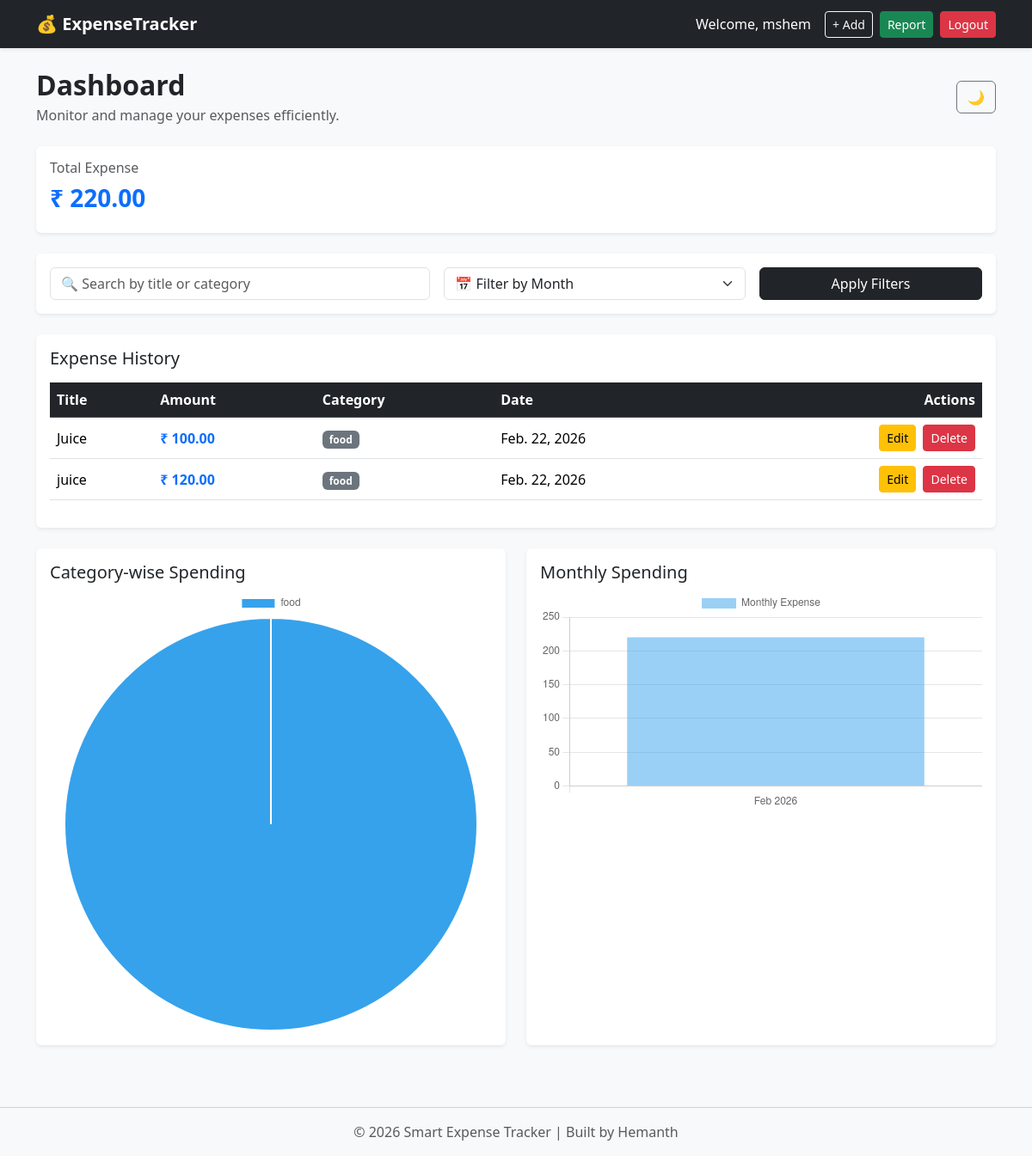
The app's page / (signed in) with its own data.
### tracker/models.py (models this page shows, shortened)
class Expense(models.Model):
    CATEGORY_CHOICES = [
        ('Food', 'Food'),
        ('Travel', 'Travel'),
        ('Shopping', 'Shopping'),
        ('Bills', 'Bills'),
        ('Entertainment', 'Entertainment'),
        ('Other', 'Other'),
    ]
    user = models.ForeignKey(User, on_delete=models.CASCADE)
    title = models.CharField(max_length=200)
    amount = models.DecimalField(max_digits=10, decimal_places=2)
    category = models.CharField(max_length=100, choices=CATEGORY_CHOICES)
    date = models.DateField()
    created_at = models.DateTimeField(auto_now_add=True)

### tracker/views.py (the view)
# urls.py: path('', home, name='home'),
@login_required
def home(request):
    expenses = Expense.objects.filter(user=request.user).order_by('-date')
    query = request.GET.get('q')
    if query:
        expenses = expenses.filter(
            Q(title__icontains=query) | Q(category__icontains=query)
        )
    month = request.GET.get('month')
    if month:
        expenses = expenses.filter(date__month=month)
    total = sum(exp.amount for exp in expenses)
    categories = {}
    for expense in expenses:
        categories[expense.category] = categories.get(
            expense.category, 0
        ) + float(expense.amount)
    monthly_data = defaultdict(float)
    for expense in expenses:
        month_label = expense.date.strftime('%b %Y')
        monthly_data[month_label] += float(expense.amount)
    return render(request, 'home.html', {
        'expenses': expenses,
        'total': total,
        'categories': categories,
        'monthly_labels': list(monthly_data.keys()),
        'monthly_values': list(monthly_data.values())
    })

### tracker/templates/home.html (shortened to what this page needs)
{% extends 'base.html' %}
{% block content %}
<div class="row align-items-center mb-4">
    <div class="col-md-6">
        <h2 class="fw-bold mb-1">Dashboard</h2>
        <p class="text-muted mb-0">
            Monitor and manage your expenses efficiently.
        </p>
    </div>
    <div class="col-md-6 text-md-end mt-3 mt-md-0">
        <button onclick="toggleTheme()"
                class="btn btn-outline-secondary"
                id="themeBtn">
            🌙
        </button>
    </div>
</div>
<div class="card shadow-sm border-0 mb-4">
    <div class="card-body">
        <h6 class="text-muted">Total Expense</h6>
        <h3 class="fw-bold text-primary">₹ {{ total }}</h3>
    </div>
</div>
<div class="card shadow-sm border-0 mb-4">
    <div class="card-body">
        <form method="GET" class="row g-3">
            <div class="col-md-5">
                <input type="text"
                       name="q"
                       class="form-control"
                       placeholder="🔍 Search by title or category">
            </div>
            <div class="col-md-4">
                <select name="month" class="form-select">
                    <option value="">📅 Filter by Month</option>
                </select>
            </div>
            <div class="col-md-3">
                <button type="submit" class="btn btn-dark w-100">
                    Apply Filters
                </button>
            </div>
        </form>
    </div>
</div>
<div class="card shadow-sm border-0 mb-4">
    <div class="card-body">
        <h5 class="mb-3">Expense History</h5>
        <div class="table-responsive">
            <table class="table table-hover align-middle">
                <thead class="table-dark">
                    <tr>
                        <th>Title</th>
                        <th>Amount</th>
                        <th>Category</th>
                        <th>Date</th>
                        <th class="text-end">Actions</th>
                    </tr>
                </thead>
                <tbody>
                    {% for expense in expenses %}
                    <tr>
                        <td>{{ expense.title }}</td>
                        <td class="fw-semibold text-primary">
                            ₹ {{ expense.amount }}
                        </td>
                        <td>
                            <span class="badge bg-secondary">
                                {{ expense.category }}
                            </span>
                        </td>
                        <td>{{ expense.date }}</td>
                        <td class="text-end">
                            <a href="/edit/{{ expense.id }}/"
                               class="btn btn-sm btn-warning me-1">
                                Edit
                            </a>
                            <a href="/delete/{{ expense.id }}/"
                               class="btn btn-sm btn-danger">
                                Delete
                            </a>
                        </td>
                    </tr>
                    {% endfor %}
                </tbody>
            </table>
        </div>
    </div>
</div>
<div class="row">
    <div class="col-md-6 mb-4">
        <div class="card shadow-sm border-0 h-100">
            <div class="card-body">
                <h5>Category-wise Spending</h5>
                <canvas id="pieChart"></canvas>
            </div>
        </div>
    </div>
    <div class="col-md-6 mb-4">
        <div class="card shadow-sm border-0 h-100">
            <div class="card-body">
                <h5>Monthly Spending</h5>
                <canvas id="barChart"></canvas>
            </div>
        </div>
    </div>
</div>
<script>
    const categoryData = {
        labels: [{% for key in categories.keys %}"{{ key }}",{% endfor %}],
        datasets: [{
            data: [{% for value in categories.values %}{{ value }},{% endfor %}],
        }]
    };
    new Chart(document.getElementById('pieChart'), {
        type: 'pie',
        data: categoryData
    });
    const monthlyLabels = {{ monthly_labels|safe }};
    const monthlyValues = {{ monthly_values|safe }};
    new Chart(document.getElementById('barChart'), {
        type: 'bar',
        data: {
            labels: monthlyLabels,
            datasets: [{
                label: 'Monthly Expense',
                data: monthlyValues,
            }]
        }
    });
    function toggleTheme() {
        const body = document.getElementById("body");
        const btn = document.getElementById("themeBtn");
        body.classList.toggle("bg-dark");
        body.classList.toggle("text-light");
        if (body.classList.contains("bg-dark")) {
            btn.innerHTML = "☀️";
            localStorage.setItem("theme", "dark");
        } else {
            btn.innerHTML = "🌙";
            localStorage.setItem("theme", "light");
        }
    }
    window.onload = function() {
        const savedTheme = localStorage.getItem("theme");
        const body = document.getElementById("body");
        const btn = document.getElementById("themeBtn");
        if (savedTheme === "dark") {
            body.classList.add("bg-dark", "text-light");
            btn.innerHTML = "☀️";
        }
    };
</script>
{% endblock %}

### tracker/templates/base.html (shortened to what this page needs)
<!DOCTYPE html>
<html lang="en">
<head>
    <link href="https://cdn.jsdelivr.net/npm/bootstrap@5.3.2/dist/css/bootstrap.min.css" rel="stylesheet">
</head>
<body id="body" class="bg-light">
<nav class="navbar navbar-expand-lg navbar-dark bg-dark shadow-sm">
    <div class="container">
        <a class="navbar-brand fw-bold" href="/">💰 ExpenseTracker</a>
        <div class="collapse navbar-collapse justify-content-end" id="navbarNav">
            {% if user.is_authenticated %}
                <span class="navbar-text text-white me-3">
                    Welcome, {{ user.username }}
                </span>
                <a href="/add/" class="btn btn-outline-light btn-sm me-2">+ Add</a>
                <a href="/download/" class="btn btn-success btn-sm me-2">Report</a>
                <form method="POST" action="/accounts/logout/" class="d-inline">
                    <button class="btn btn-danger btn-sm">Logout</button>
                </form>
            {% else %}
                <a href="/accounts/login/" class="btn btn-outline-light btn-sm me-2">Login</a>
                <a href="/register/" class="btn btn-light btn-sm">Register</a>
            {% endif %}
        </div>
    </div>
</nav>
<div class="container mt-4">
    {% block content %}
    {% endblock %}
</div>
<footer class="text-center mt-5 mb-3 text-muted">
    <hr>
    © 2026 Smart Expense Tracker | Built by Hemanth
</footer>
</body>
</html>

### tracker/templates/base.html (style rules this page uses)
.btn { transition: all 0.2s ease-in-out; }
.card { transition: 0.2s ease; }

### records on screen
Expense: title "Juice", amount "100.00", category "food", date "Feb. 22, 2026"
Expense: title "juice", amount "120.00", category "food", date "Feb. 22, 2026"

### other values on screen
{{ user.username }} "mshem"
{{ total }} "220.00"
chart data {{ key }} food
chart data {{ monthly_values|safe }} [220.0]
